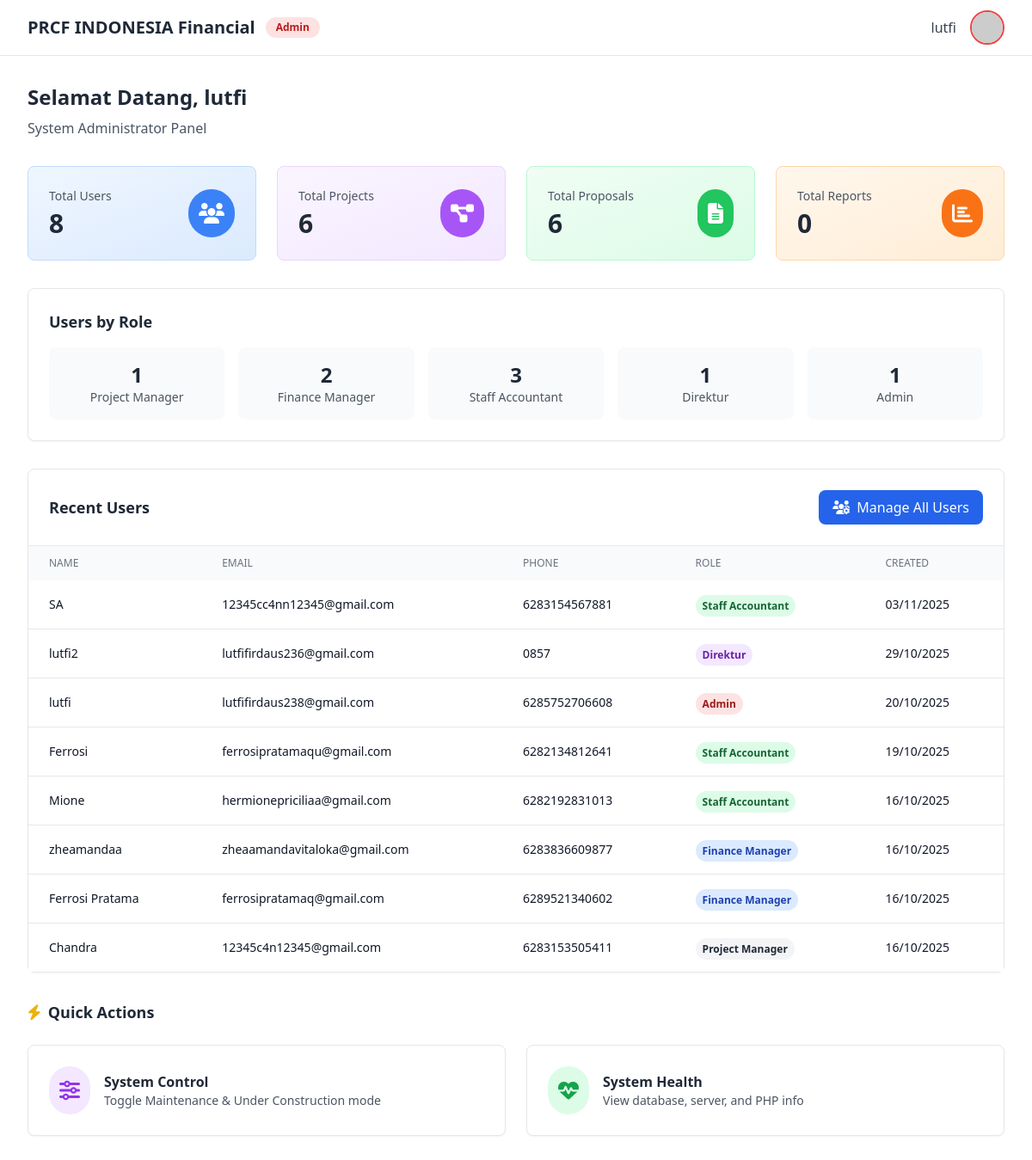
Screenshot of /pages/dashboards/dashboard_admin.php (signed in) with the database file from the repository.
### tables this page shows
CREATE TABLE `user` (
  `id_user` int(11) NOT NULL,
  `nama` varchar(255) NOT NULL,
  `role` enum('Project Manager','Finance Manager','Staff Accountant','Direktur','Admin') NOT NULL COMMENT 'User role: PM, FM, SA, Direktur, or Admin',
  `status` enum('active','inactive','pending') NOT NULL DEFAULT 'inactive' COMMENT 'Account status: active=can login, inactive=deactivated by admin, pending=awaiting admin approval',
  `email` varchar(255) NOT NULL,
  `no_HP` varchar(20) DEFAULT NULL,
  `password_hash` varchar(255) NOT NULL,
  `created_at` timestamp NOT NULL DEFAULT current_timestamp(),
  `updated_at` timestamp NOT NULL DEFAULT current_timestamp() ON UPDATE current_timestamp(),
  `last_notification_check` timestamp NULL DEFAULT NULL
);

### pages/dashboards/dashboard_admin.php (the view, shortened to what this page needs)
<?php
require_once '../../includes/config.php';
$user_name = $_SESSION['user_name'];
$total_users_result = $conn->query("SELECT COUNT(*) as count FROM user");
$total_users = $total_users_result ? $total_users_result->fetch_assoc()['count'] : 0;
$total_projects_result = $conn->query("SELECT COUNT(*) as count FROM proyek");
$total_projects = $total_projects_result ? $total_projects_result->fetch_assoc()['count'] : 0;
$total_proposals_result = $conn->query("SELECT COUNT(*) as count FROM proposal");
$total_proposals = $total_proposals_result ? $total_proposals_result->fetch_assoc()['count'] : 0;
$total_reports_result = $conn->query("SELECT COUNT(*) as count FROM laporan_keuangan_header");
$total_reports = $total_reports_result ? $total_reports_result->fetch_assoc()['count'] : 0;
$users_by_role = [];
$role_query = $conn->query("SELECT role, COUNT(*) as count FROM user GROUP BY role");
if ($role_query) {
    while ($row = $role_query->fetch_assoc()) {
        $users_by_role[$row['role']] = $row['count'];
    }
}
$recent_users = $conn->query("SELECT id_user, nama, email, role, no_HP as phone, created_at
    FROM user ORDER BY created_at DESC LIMIT 10");
?>
<!DOCTYPE html>
<html lang="id">
<head>
    <script src="https://cdn.tailwindcss.com"></script>
    <link rel="stylesheet" href="https://cdnjs.cloudflare.com/ajax/libs/font-awesome/6.4.0/css/all.min.css">
</head>
<body class="bg-white min-h-screen">
    <header class="bg-white border-b border-gray-200 sticky top-0 z-50">
        <div class="max-w-7xl mx-auto px-4 sm:px-6 lg:px-8">
            <div class="flex justify-between items-center h-16">
                <div class="flex items-center">
                    <h1 class="text-xl font-bold text-gray-800">PRCF INDONESIA Financial</h1>
                    <span class="ml-3 px-3 py-1 bg-red-100 text-red-700 text-xs font-semibold rounded-full">Admin</span>
                </div>
                <div class="flex items-center space-x-4">
                    <span class="text-gray-700 font-medium"><?php echo htmlspecialchars($user_name); ?></span>
                    <div class="relative" id="profileDropdown">
                        <button onclick="toggleProfile()" class="flex items-center space-x-2">
                            <img src="https://ui-avatars.com/api/?name=<?php echo urlencode($user_name); ?>&background=DC2626&color=fff"
                                class="w-10 h-10 rounded-full border-2 border-red-500">
                        </button>
                    </div>
                </div>
            </div>
        </div>
    </header>
    <main class="max-w-7xl mx-auto px-4 sm:px-6 lg:px-8 py-8">
        <div class="mb-8">
            <h2 class="text-2xl font-bold text-gray-800 mb-2">Selamat Datang, <?php echo htmlspecialchars($user_name); ?></h2>
            <p class="text-gray-600">System Administrator Panel</p>
        </div>
        <div class="grid grid-cols-1 md:grid-cols-4 gap-6 mb-8">
            <div class="bg-gradient-to-br from-blue-50 to-blue-100 p-6 rounded-lg border border-blue-200">
                <div class="flex items-center justify-between">
                    <div>
                        <p class="text-sm text-gray-600 mb-1">Total Users</p>
                        <p class="text-3xl font-bold text-gray-800"><?php echo $total_users; ?></p>
                    </div>
                    <div class="bg-blue-500 p-3 rounded-full">
                        <i class="fas fa-users text-white text-2xl"></i>
                    </div>
                </div>
            </div>
            <div class="bg-gradient-to-br from-purple-50 to-purple-100 p-6 rounded-lg border border-purple-200">
                <div class="flex items-center justify-between">
                    <div>
                        <p class="text-sm text-gray-600 mb-1">Total Projects</p>
                        <p class="text-3xl font-bold text-gray-800"><?php echo $total_projects; ?></p>
                    </div>
                    <div class="bg-purple-500 p-3 rounded-full">
                        <i class="fas fa-project-diagram text-white text-2xl"></i>
                    </div>
                </div>
            </div>
            <div class="bg-gradient-to-br from-green-50 to-green-100 p-6 rounded-lg border border-green-200">
                <div class="flex items-center justify-between">
                    <div>
                        <p class="text-sm text-gray-600 mb-1">Total Proposals</p>
                        <p class="text-3xl font-bold text-gray-800"><?php echo $total_proposals; ?></p>
                    </div>
                    <div class="bg-green-500 p-3 rounded-full">
                        <i class="fas fa-file-alt text-white text-2xl"></i>
                    </div>
                </div>
            </div>
            <div class="bg-gradient-to-br from-orange-50 to-orange-100 p-6 rounded-lg border border-orange-200">
                <div class="flex items-center justify-between">
                    <div>
                        <p class="text-sm text-gray-600 mb-1">Total Reports</p>
                        <p class="text-3xl font-bold text-gray-800"><?php echo $total_reports; ?></p>
                    </div>
                    <div class="bg-orange-500 p-3 rounded-full">
                        <i class="fas fa-chart-bar text-white text-2xl"></i>
                    </div>
                </div>
            </div>
        </div>
        <div class="bg-white rounded-lg shadow-sm border border-gray-200 p-6 mb-8">
            <h3 class="text-lg font-bold text-gray-800 mb-4">Users by Role</h3>
            <?php if (!empty($users_by_role)): ?>
                <div class="grid grid-cols-2 md:grid-cols-5 gap-4">
                    <?php foreach ($users_by_role as $role => $count): ?>
                    <div class="text-center p-4 bg-gray-50 rounded-lg">
                        <p class="text-2xl font-bold text-gray-800"><?php echo $count; ?></p>
                        <p class="text-sm text-gray-600"><?php echo htmlspecialchars($role); ?></p>
                    </div>
                    <?php endforeach; ?>
                </div>
            <?php else: ?>
                <div class="text-center py-8 text-gray-500">
                    <i class="fas fa-info-circle mr-2"></i>No user role data available.
                </div>
            <?php endif; ?>
        </div>
        <div class="bg-white rounded-lg shadow-sm border border-gray-200">
            <div class="p-6 border-b border-gray-200 flex justify-between items-center">
                <h3 class="text-lg font-bold text-gray-800">Recent Users</h3>
                <a href="../admin/manage_users.php" class="px-4 py-2 bg-blue-600 text-white rounded-lg hover:bg-blue-700">
                    <i class="fas fa-users-cog mr-2"></i>Manage All Users
                </a>
            </div>
            <div class="overflow-x-auto">
                <table class="w-full">
                    <thead class="bg-gray-50">
                        <tr>
                            <th class="px-6 py-3 text-left text-xs font-medium text-gray-500 uppercase">Name</th>
                            <th class="px-6 py-3 text-left text-xs font-medium text-gray-500 uppercase">Email</th>
                            <th class="px-6 py-3 text-left text-xs font-medium text-gray-500 uppercase">Phone</th>
                            <th class="px-6 py-3 text-left text-xs font-medium text-gray-500 uppercase">Role</th>
                            <th class="px-6 py-3 text-left text-xs font-medium text-gray-500 uppercase">Created</th>
                        </tr>
                    </thead>
                    <tbody class="bg-white divide-y divide-gray-200">
                        <?php if ($recent_users && $recent_users->num_rows > 0): ?>
                            <?php while ($user = $recent_users->fetch_assoc()): ?>
                            <tr class="hover:bg-gray-50">
                                <td class="px-6 py-4 text-sm text-gray-900 font-medium"><?php echo htmlspecialchars($user['nama']); ?></td>
                                <td class="px-6 py-4 text-sm text-gray-900"><?php echo htmlspecialchars($user['email']); ?></td>
                                <td class="px-6 py-4 text-sm text-gray-900"><?php echo htmlspecialchars($user['phone']); ?></td>
                                <td class="px-6 py-4">
                                    <span class="px-2 py-1 text-xs font-semibold rounded-full
                                        <?php
                                        switch($user['role']) {
                                            case 'Admin': echo 'bg-red-100 text-red-800'; break;
                                            case 'Direktur': echo 'bg-purple-100 text-purple-800'; break;
                                            case 'Finance Manager': echo 'bg-blue-100 text-blue-800'; break;
                                            case 'Staff Accountant': echo 'bg-green-100 text-green-800'; break;
                                            default: echo 'bg-gray-100 text-gray-800';
                                        }
                                        ?>">
                                        <?php echo htmlspecialchars($user['role']); ?>
                                    </span>
                                </td>
                                <td class="px-6 py-4 text-sm text-gray-900">
                                    <?php echo $user['created_at'] ? date('d/m/Y', strtotime($user['created_at'])) : '-'; ?>
                                </td>
                            </tr>
                            <?php endwhile; ?>
                        <?php endif; ?>
                    </tbody>
                </table>
            </div>
        </div>
        <div class="mt-8 mb-6">
            <h3 class="text-lg font-bold text-gray-800 mb-4 flex items-center">
                <i class="fas fa-bolt text-yellow-500 mr-2"></i> Quick Actions
            </h3>
        </div>
        <div class="grid grid-cols-1 md:grid-cols-2 gap-6">
            <a href="../admin/system_control.php" class="block p-6 bg-white rounded-lg shadow-sm border border-gray-200 hover:shadow-md hover:border-purple-300 transition">
                <div class="flex items-center space-x-4">
                    <div class="bg-purple-100 p-3 rounded-full">
                        <i class="fas fa-sliders-h text-purple-600 text-2xl"></i>
                    </div>
                    <div>
                        <h4 class="font-bold text-gray-800">System Control</h4>
                        <p class="text-sm text-gray-600">Toggle Maintenance & Under Construction mode</p>
                    </div>
                </div>
            </a>
            <a href="../admin/system_health.php" class="block p-6 bg-white rounded-lg shadow-sm border border-gray-200 hover:shadow-md hover:border-green-300 transition">
                <div class="flex items-center space-x-4">
                    <div class="bg-green-100 p-3 rounded-full">
                        <i class="fas fa-heartbeat text-green-600 text-2xl"></i>
                    </div>
                    <div>
                        <h4 class="font-bold text-gray-800">System Health</h4>
                        <p class="text-sm text-gray-600">View database, server, and PHP info</p>
                    </div>
                </div>
            </a>
        </div>
    </main>
</body>
</html>

### rows the page displays
user: nama "SA", email "12345cc4nn12345@gmail.com", no_HP "6283154567881", role "Staff Accountant", created_at "03/11/2025"
user: nama "lutfi2", email "lutfifirdaus236@gmail.com", no_HP "0857", role "Direktur", created_at "29/10/2025"
user: nama "lutfi", email "lutfifirdaus238@gmail.com", no_HP "6285752706608", role "Admin", created_at "20/10/2025"
user: nama "Ferrosi", email "ferrosipratamaqu@gmail.com", no_HP "6282134812641", role "Staff Accountant", created_at "19/10/2025"
user: nama "Mione", email "hermionepriciliaa@gmail.com", no_HP "6282192831013", role "Staff Accountant", created_at "16/10/2025"
user: nama "zheamandaa", email "zheaamandavitaloka@gmail.com", no_HP "6283836609877", role "Finance Manager", created_at "16/10/2025"
user: nama "Ferrosi Pratama", email "ferrosipratamaq@gmail.com", no_HP "6289521340602", role "Finance Manager", created_at "16/10/2025"
user: nama "Chandra", email "12345c4n12345@gmail.com", no_HP "6283153505411", role "Project Manager", created_at "16/10/2025"

### other values shown
$user_name "lutfi"
$total_users "8"
$total_projects "6"
$total_proposals "6"
$total_reports "0"
$count "1"
$role "Project Manager"
$count "2"
$role "Finance Manager"
$count "3"
$role "Staff Accountant"
$role "Direktur"
$role "Admin"
